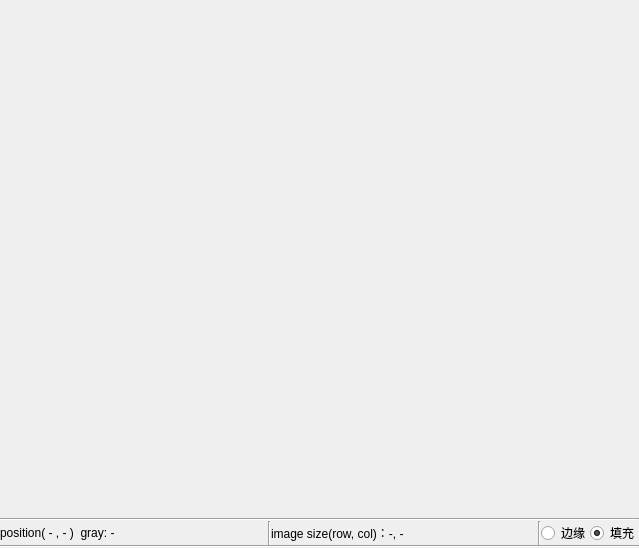
<?xml version="1.0" encoding="UTF-8"?>
<ui version="4.0">
 <class>halconWidget</class>
 <widget class="QWidget" name="halconWidget">
  <property name="geometry">
   <rect>
    <x>0</x>
    <y>0</y>
    <width>639</width>
    <height>548</height>
   </rect>
  </property>
  <property name="windowTitle">
   <string>Form</string>
  </property>
  <layout class="QVBoxLayout" name="verticalLayout">
   <property name="spacing">
    <number>0</number>
   </property>
   <property name="leftMargin">
    <number>0</number>
   </property>
   <property name="topMargin">
    <number>0</number>
   </property>
   <property name="rightMargin">
    <number>0</number>
   </property>
   <property name="bottomMargin">
    <number>0</number>
   </property>
   <item>
    <widget class="QLabel" name="label_Img">
     <property name="sizePolicy">
      <sizepolicy hsizetype="Expanding" vsizetype="Expanding">
       <horstretch>0</horstretch>
       <verstretch>0</verstretch>
      </sizepolicy>
     </property>
     <property name="text">
      <string/>
     </property>
    </widget>
   </item>
   <item>
    <widget class="Line" name="line">
     <property name="orientation">
      <enum>Qt::Horizontal</enum>
     </property>
    </widget>
   </item>
   <item>
    <layout class="QHBoxLayout" name="horizontalLayout_2">
     <item>
      <widget class="QLabel" name="label">
       <property name="sizePolicy">
        <sizepolicy hsizetype="Expanding" vsizetype="Preferred">
         <horstretch>0</horstretch>
         <verstretch>0</verstretch>
        </sizepolicy>
       </property>
       <property name="text">
        <string>position( - , - )  gray: - </string>
       </property>
      </widget>
     </item>
     <item>
      <spacer name="horizontalSpacer_2">
       <property name="orientation">
        <enum>Qt::Horizontal</enum>
       </property>
       <property name="sizeHint" stdset="0">
        <size>
         <width>40</width>
         <height>20</height>
        </size>
       </property>
      </spacer>
     </item>
     <item>
      <widget class="Line" name="line_3">
       <property name="orientation">
        <enum>Qt::Vertical</enum>
       </property>
      </widget>
     </item>
     <item>
      <widget class="QLabel" name="label_imgSize">
       <property name="text">
        <string>image size(row, col)：-, -</string>
       </property>
      </widget>
     </item>
     <item>
      <spacer name="horizontalSpacer">
       <property name="orientation">
        <enum>Qt::Horizontal</enum>
       </property>
       <property name="sizeHint" stdset="0">
        <size>
         <width>40</width>
         <height>20</height>
        </size>
       </property>
      </spacer>
     </item>
     <item>
      <layout class="QHBoxLayout" name="horizontalLayout">
       <item>
        <widget class="Line" name="line_4">
         <property name="orientation">
          <enum>Qt::Vertical</enum>
         </property>
        </widget>
       </item>
       <item>
        <widget class="QRadioButton" name="radio_margin">
         <property name="text">
          <string>边缘</string>
         </property>
        </widget>
       </item>
       <item>
        <widget class="QRadioButton" name="radio_fill">
         <property name="text">
          <string>填充</string>
         </property>
         <property name="checked">
          <bool>true</bool>
         </property>
        </widget>
       </item>
      </layout>
     </item>
    </layout>
   </item>
   <item>
    <widget class="Line" name="line_2">
     <property name="orientation">
      <enum>Qt::Horizontal</enum>
     </property>
    </widget>
   </item>
  </layout>
 </widget>
 <resources/>
 <connections/>
</ui>
